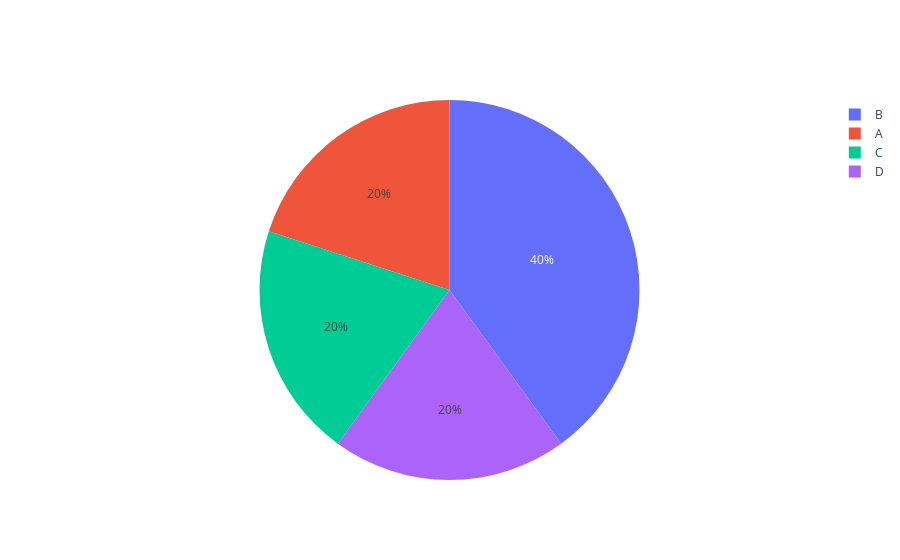

Notebook cell for this chart:
### Code cell
fig = go.Figure()
fig.add_trace(
    go.Pie(
        labels=df1_2['Grade'], values=df1_2['Year'], name='A'
    )
)
fig.show()

### Figure 1 — Plotly figure (JSON) as saved in the notebook; plotly's stock layout.template omitted (floating-point values rounded to 4 significant figures)
{"data": [{"labels": ["A", "B", "C", "D"], "name": "A", "type": "pie", "values": [1, 2, 1, 1]}], "layout": {}}
